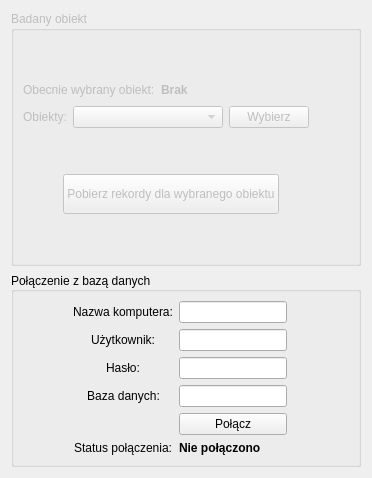
      <widget class="QWidget" name="dataSourceTab">
       <property name="enabled">
        <bool>true</bool>
       </property>
       <attribute name="title">
        <string>Źródło danych</string>
       </attribute>
       <layout class="QVBoxLayout" name="verticalLayout_6">
        <item>
         <widget class="QGroupBox" name="selectObjectBox">
          <property name="enabled">
           <bool>false</bool>
          </property>
          <property name="title">
           <string>Badany obiekt</string>
          </property>
          <layout class="QVBoxLayout" name="verticalLayout_5">
           <item>
            <spacer name="verticalSpacer_5">
             <property name="orientation">
              <enum>Qt::Vertical</enum>
             </property>
             <property name="sizeHint" stdset="0">
              <size>
               <width>20</width>
               <height>40</height>
              </size>
             </property>
            </spacer>
           </item>
           <item>
            <layout class="QHBoxLayout" name="horizontalLayout_8">
             <item>
              <widget class="QLabel" name="label_11">
               <property name="text">
                <string>Obecnie wybrany obiekt:</string>
               </property>
              </widget>
             </item>
             <item>
              <widget class="QLabel" name="label_12">
               <property name="enabled">
                <bool>false</bool>
               </property>
               <property name="font">
                <font>
                 <weight>75</weight>
                 <bold>true</bold>
                </font>
               </property>
               <property name="text">
                <string>Brak</string>
               </property>
              </widget>
             </item>
             <item>
              <spacer name="horizontalSpacer_7">
               <property name="orientation">
                <enum>Qt::Horizontal</enum>
               </property>
               <property name="sizeHint" stdset="0">
                <size>
                 <width>40</width>
                 <height>20</height>
                </size>
               </property>
              </spacer>
             </item>
            </layout>
           </item>
           <item>
            <layout class="QHBoxLayout" name="horizontalLayout_3">
             <item>
              <widget class="QLabel" name="label_6">
               <property name="text">
                <string>Obiekty:</string>
               </property>
              </widget>
             </item>
             <item>
              <widget class="QComboBox" name="comboBox_2">
               <property name="enabled">
                <bool>false</bool>
               </property>
               <property name="sizePolicy">
                <sizepolicy hsizetype="Maximum" vsizetype="Fixed">
                 <horstretch>0</horstretch>
                 <verstretch>0</verstretch>
                </sizepolicy>
               </property>
               <property name="minimumSize">
                <size>
                 <width>150</width>
                 <height>0</height>
                </size>
               </property>
              </widget>
             </item>
             <item>
              <widget class="QPushButton" name="pushButton_5">
               <property name="text">
                <string>Wybierz</string>
               </property>
              </widget>
             </item>
             <item>
              <spacer name="horizontalSpacer_8">
               <property name="orientation">
                <enum>Qt::Horizontal</enum>
               </property>
               <property name="sizeHint" stdset="0">
                <size>
                 <width>40</width>
                 <height>20</height>
                </size>
               </property>
              </spacer>
             </item>
            </layout>
           </item>
           <item>
            <spacer name="verticalSpacer_3">
             <property name="orientation">
              <enum>Qt::Vertical</enum>
             </property>
             <property name="sizeHint" stdset="0">
              <size>
               <width>20</width>
               <height>40</height>
              </size>
             </property>
            </spacer>
           </item>
           <item>
            <layout class="QHBoxLayout" name="horizontalLayout_10">
             <item>
              <spacer name="horizontalSpacer_10">
               <property name="orientation">
                <enum>Qt::Horizontal</enum>
               </property>
               <property name="sizeType">
                <enum>QSizePolicy::Preferred</enum>
               </property>
               <property name="sizeHint" stdset="0">
                <size>
                 <width>40</width>
                 <height>20</height>
                </size>
               </property>
              </spacer>
             </item>
             <item>
              <widget class="QPushButton" name="pushButton_9">
               <property name="minimumSize">
                <size>
                 <width>0</width>
                 <height>40</height>
                </size>
               </property>
               <property name="text">
                <string>Pobierz rekordy dla wybranego obiektu</string>
               </property>
              </widget>
             </item>
             <item>
              <spacer name="horizontalSpacer_9">
               <property name="orientation">
                <enum>Qt::Horizontal</enum>
               </property>
               <property name="sizeHint" stdset="0">
                <size>
                 <width>40</width>
                 <height>20</height>
                </size>
               </property>
              </spacer>
             </item>
            </layout>
           </item>
           <item>
            <spacer name="verticalSpacer_4">
             <property name="orientation">
              <enum>Qt::Vertical</enum>
             </property>
             <property name="sizeHint" stdset="0">
              <size>
               <width>20</width>
               <height>40</height>
              </size>
             </property>
            </spacer>
           </item>
          </layout>
         </widget>
        </item>
        <item>
         <widget class="QGroupBox" name="groupBox_4">
          <property name="enabled">
           <bool>true</bool>
          </property>
          <property name="title">
           <string>Połączenie z bazą danych</string>
          </property>
          <property name="alignment">
           <set>Qt::AlignLeading|Qt::AlignLeft|Qt::AlignVCenter</set>
          </property>
          <layout class="QHBoxLayout" name="horizontalLayout_12">
           <item>
            <spacer name="horizontalSpacer_2">
             <property name="orientation">
              <enum>Qt::Horizontal</enum>
             </property>
             <property name="sizeHint" stdset="0">
              <size>
               <width>40</width>
               <height>20</height>
              </size>
             </property>
            </spacer>
           </item>
           <item>
            <layout class="QFormLayout" name="formLayout_2">
             <property name="fieldGrowthPolicy">
              <enum>QFormLayout::AllNonFixedFieldsGrow</enum>
             </property>
             <property name="labelAlignment">
              <set>Qt::AlignCenter</set>
             </property>
             <property name="formAlignment">
              <set>Qt::AlignCenter</set>
             </property>
             <item row="0" column="0">
              <widget class="QLabel" name="label_7">
               <property name="text">
                <string>Nazwa komputera:</string>
               </property>
               <property name="alignment">
                <set>Qt::AlignCenter</set>
               </property>
              </widget>
             </item>
             <item row="0" column="1">
              <widget class="QLineEdit" name="lineEdit">
               <property name="enabled">
                <bool>true</bool>
               </property>
               <property name="maximumSize">
                <size>
                 <width>250</width>
                 <height>16777215</height>
                </size>
               </property>
              </widget>
             </item>
             <item row="1" column="0">
              <widget class="QLabel" name="label_8">
               <property name="text">
                <string>Użytkownik:</string>
               </property>
               <property name="alignment">
                <set>Qt::AlignCenter</set>
               </property>
              </widget>
             </item>
             <item row="2" column="0">
              <widget class="QLabel" name="label_9">
               <property name="text">
                <string>Hasło:</string>
               </property>
               <property name="alignment">
                <set>Qt::AlignCenter</set>
               </property>
              </widget>
             </item>
             <item row="3" column="0">
              <widget class="QLabel" name="label_10">
               <property name="text">
                <string>Baza danych:</string>
               </property>
               <property name="alignment">
                <set>Qt::AlignCenter</set>
               </property>
              </widget>
             </item>
             <item row="3" column="1">
              <widget class="QLineEdit" name="lineEdit_2">
               <property name="maximumSize">
                <size>
                 <width>250</width>
                 <height>16777215</height>
                </size>
               </property>
               <property name="alignment">
                <set>Qt::AlignLeading|Qt::AlignLeft|Qt::AlignVCenter</set>
               </property>
              </widget>
             </item>
             <item row="4" column="1">
              <widget class="QPushButton" name="pushButton_6">
               <property name="maximumSize">
                <size>
                 <width>250</width>
                 <height>16777215</height>
                </size>
               </property>
               <property name="text">
                <string>Połącz</string>
               </property>
              </widget>
             </item>
             <item row="7" column="1">
              <widget class="QLabel" name="connectionStatusLabel">
               <property name="font">
                <font>
                 <weight>75</weight>
                 <bold>true</bold>
                </font>
               </property>
               <property name="text">
                <string>Nie połączono</string>
               </property>
               <property name="alignment">
                <set>Qt::AlignLeading|Qt::AlignLeft|Qt::AlignVCenter</set>
               </property>
              </widget>
             </item>
             <item row="7" column="0">
              <widget class="QLabel" name="label_15">
               <property name="text">
                <string>Status połączenia:</string>
               </property>
               <property name="alignment">
                <set>Qt::AlignCenter</set>
               </property>
              </widget>
             </item>
             <item row="1" column="1">
              <widget class="QLineEdit" name="lineEdit_3">
               <property name="maximumSize">
                <size>
                 <width>250</width>
                 <height>16777215</height>
                </size>
               </property>
              </widget>
             </item>
             <item row="2" column="1">
              <widget class="QLineEdit" name="lineEdit_4">
               <property name="maximumSize">
                <size>
                 <width>250</width>
                 <height>16777215</height>
                </size>
               </property>
               <property name="echoMode">
                <enum>QLineEdit::Password</enum>
               </property>
              </widget>
             </item>
            </layout>
           </item>
           <item>
            <widget class="QLabel" name="dbImageLabel">
             <property name="text">
              <string/>
             </property>
             <property name="pixmap">
              <pixmap resource="../Resources/resources.qrc">:/images/db.png</pixmap>
             </property>
             <property name="scaledContents">
              <bool>false</bool>
             </property>
            </widget>
           </item>
           <item>
            <spacer name="horizontalSpacer_3">
             <property name="orientation">
              <enum>Qt::Horizontal</enum>
             </property>
             <property name="sizeHint" stdset="0">
              <size>
               <width>40</width>
               <height>20</height>
              </size>
             </property>
            </spacer>
           </item>
          </layout>
         </widget>
        </item>
       </layout>
      </widget>
